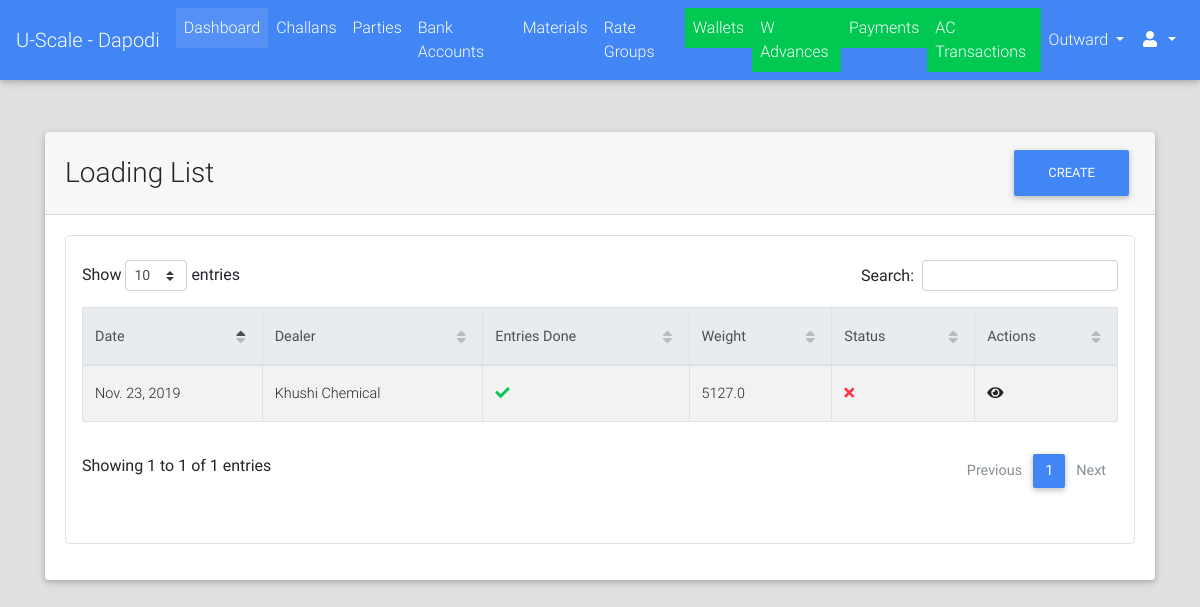
The page /loadings/list/ (signed in) on the database as committed earlier.
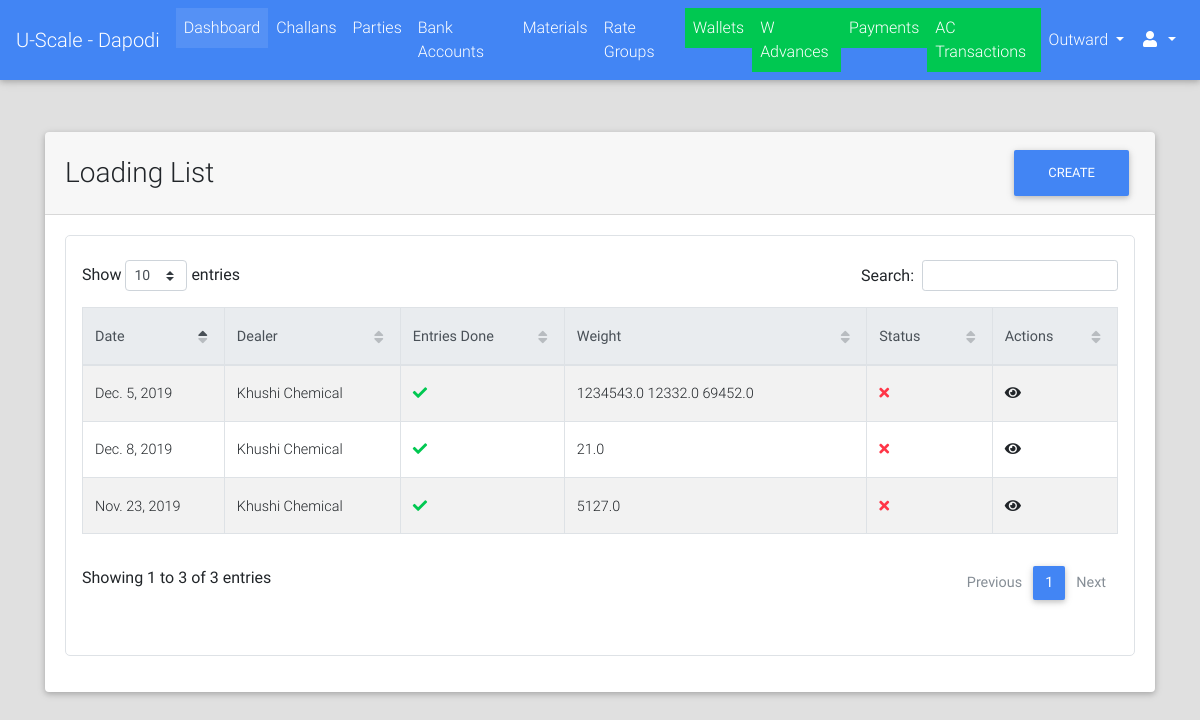
The same page on the database as committed later.
### loadings/models.py (models this page shows, shortened)
class Loading(models.Model):
    STATUS_CHOICES = (("CR", "Created"), ("ED", "Entries Done"), ("DN", "DN"))
    loading_no = models.CharField(max_length=12, unique=True)
    dealer = models.ForeignKey("dealers.Dealer", on_delete=models.PROTECT)
    vehicle_details = models.CharField(max_length=264)
    extra_info = models.TextField(blank=True)
    created_on = models.DateField(verbose_name="Loading Date", )
    updated_on = models.DateTimeField(auto_now=True)
    status = models.CharField(max_length=2, choices=STATUS_CHOICES, default="CR")
    @property
    def get_weight_display(self):
        text = ""
        for loading_weight in self.loadingweight_set.all():
            text += f"{loading_weight.weight_count}  "
        return text
    @property
    def get_absolute_url(self):
        return reverse_lazy("loadings:detail", kwargs={"id": self.id})

class LoadingWeight(models.Model):
    loading = models.ForeignKey(Loading, on_delete=models.CASCADE)
    material = models.ForeignKey("materials.Material", on_delete=models.PROTECT)
    weight_count = models.FloatField(validators=[MinValueValidator(limit_value=1.0)])
    class Meta:
        unique_together = ("material", "loading")

### dealers/models.py (models this page shows, shortened)
class Dealer(models.Model):
    name = models.CharField(max_length=128)
    dealer_code = models.CharField(max_length=32, blank=True)
    address = models.TextField(blank=True)
    business_name = models.CharField(max_length=256, blank=True)
    phone = models.CharField(max_length=13)
    whatsapp = models.CharField(max_length=13, blank=True)
    email = models.EmailField(blank=True, null=True)
    extra_info = models.TextField(blank=True)
    city = models.CharField(max_length=64, blank=True)
    is_active = models.BooleanField(default=True)
    def __str__(self):
        return self.name

### loadings/views.py (the view)
class LoadingListView(LoginRequiredMixin, ListView):
    model = Loading
    template_name = "loadings/list.html"
    context_object_name = "loadings"
    ordering = "-id"

### portal/templatetags/constant_tags.py (called while the page is built)
@register.simple_tag
def get_branch_name():
    return settings.BRANCH_NAME

### portal/templates/loadings/list.html (shortened to what this page needs)
{% extends "portal/base.html" %}
{% load static %}
{% block custom_links %}
    <link href="{% static "css/addons/datatables.min.css" %}" rel="stylesheet">
    <link href="{% static "css/addons/datatables-select.min.css" %}" rel="stylesheet">
{% endblock %}
{% block content %}
    <br><br>
    <div class="container">
        <div class="card">
            <div class="card-header">
                <div class="row">
                    <div class="col-lg-9 m-auto">
                        <h3 class="m-auto">Loading List</h3>
                    </div>
                    <div class="col-lg-3">
                        <a class="float-right" href="{% url "loadings:add" %}"><button class="btn btn-primary">Create</button></a>
                    </div>
                </div>
            </div>
            <div class="card-body">
                <div class="table p-3 border" style="border-radius: 5px">
                     <table id="dt-basic-checkbox" class="table table-striped table-bordered" cellspacing="0" width="100%">
                         <thead class="thead-light">
                            <th class="th-sm">Date</th>
                            <th class="th-sm">Dealer</th>
                            <th class="th-sm">Entries Done</th>
                            <th class="th-sm">Weight</th>
                            <th class="th-sm">Status</th>
                            <th class="th-sm">Actions</th>
                         </thead>
                         <tbody>
                             {% if loadings %}
                                {% for loading in loadings %}
                                    <tr>
                                        <td>{{ loading.created_on }}</td>
                                        <td><a href="{{ loading.get_absolute_url }}">{{ loading.dealer }}</a></td>
                                        <td>
                                            <i class="fa {% if loading.status == "ED" %}fa-check text-success{% else %}fa-times text-danger{% endif %}"></i>
                                        </td>
                                        <td>{{ loading.get_weight_display }}</td>
                                        <td>
                                            <i class="fa {% if loading.status == "DN" %}fa-check text-success{% else %}fa-times text-danger{% endif %}"></i>
                                        </td>
                                        <td><a href="{{ loading.get_absolute_url }}"><i class="fa fa-eye"></i></a></td>
                                    </tr>
                                {% endfor %}
                             {% else %}
                                 <span class="text-black-50 font-weight-bold">No Loadings Found</span>
                             {% endif %}
                         </tbody>
                    </table>
                 </div>
            </div>
        </div>
    </div>
{% endblock %}

Rows that differ between the two databases and show on the page:
added Loading: created_on "Dec. 5, 2019", dealer "Khushi Chemical", weight "1234543.0 12332.0 69452.0"
added Loading: created_on "Dec. 8, 2019", dealer "Khushi Chemical", weight "21.0"
Other text that changed with them:
text written by a page script: "Show entries Search: Showing 1 to 1 of 1 entries Previous 1 Next" → "Show entries Search: Showing 1 to 3 of 3 entries Previous 1 Next"
